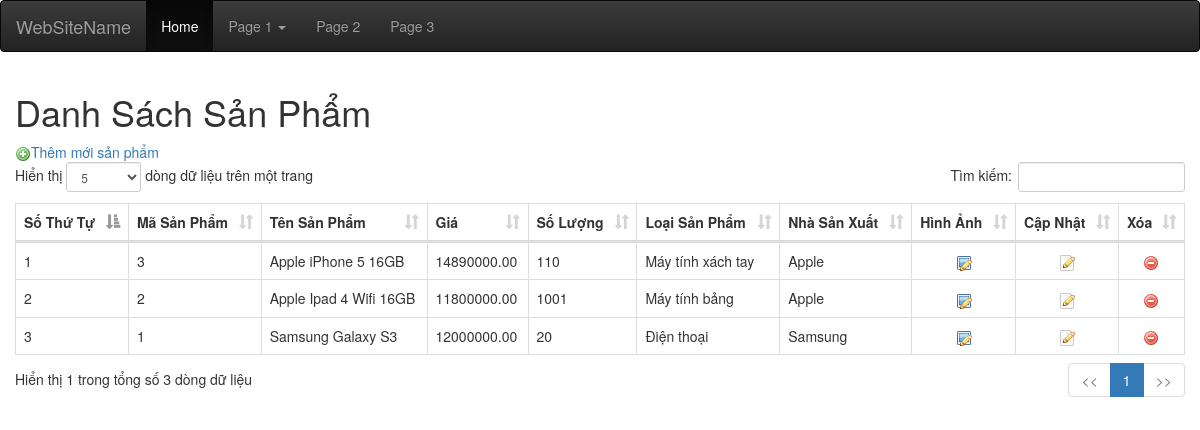
/quanly_sanpham.php, run on the app's committed database.
### tables this page shows
CREATE TABLE `sanpham` (
  `sp_ma` int(11) NOT NULL,
  `sp_ten` varchar(100) NOT NULL,
  `sp_gia` decimal(12,2) DEFAULT NULL,
  `sp_giacu` decimal(12,2) DEFAULT NULL,
  `sp_mota_ngan` varchar(1000) NOT NULL,
  `sp_mota_chitiet` text,
  `sp_ngaycapnhat` datetime NOT NULL,
  `sp_soluong` int(11) DEFAULT NULL,
  `lsp_ma` int(11) NOT NULL,
  `nsx_ma` int(11) NOT NULL,
  `km_ma` int(11) DEFAULT NULL
);

CREATE TABLE `loaisanpham` (
  `lsp_ma` int(11) NOT NULL,
  `lsp_ten` varchar(100) NOT NULL,
  `lsp_mota` varchar(255) DEFAULT NULL
);

CREATE TABLE `nhasanxuat` (
  `nsx_ma` int(11) NOT NULL,
  `nsx_ten` varchar(100) DEFAULT NULL,
  `nsx_mota` varchar(45) DEFAULT NULL
);

### model/database.php (called while the page is built, shortened)
<?php
class database
{
	public $conn = '';
	public $sql = '';
	public function database()
	{
		$this->conn = new PDO('mysql:host=localhost; dbname=cusc', 'root', '');
		$this->conn->query('set names "utf8"');
	}
	public function setQuery($sql)
	{
		$this->sql = $sql;
	}
	public function execute($options=array())
	{
		$this->cursor = $this->conn->prepare($this->sql);
		$this->cursor->execute();
		return $this->cursor;
	}
	public function loadAllRow($options=array())
	{
		if(!$options)
		{
			if(!$result = $this->execute())
			{
				return false;
			}
		}
		else
		{
			if(!$result = $this->execute($options))
			{
				return false;
			}
		}
		return $result->fetchAll(PDO::FETCH_OBJ);
	}
}
?>

### controller/c_sanpham.php (called while the page is built, shortened)
<?php
	include("model/m_sanpham.php");
	class C_sanpham
	{
		function hienthidanhsachSP()
		{
			$m_sanpham = new M_sanpham();
			return $m_sanpham->hienthidanhsach();
		}
	}
?>

### model/m_sanpham.php (called while the page is built, shortened)
<?php
	include("database.php");
	class M_sanpham extends database
	{
		function hienthidanhsach()
		{
			$sql = "
			select sp_ma,sp_ten,sp_gia,sp_soluong,lsp_ten,nsx_ten
			from sanpham,loaisanpham,nhasanxuat
			where loaisanpham.lsp_ma = sanpham.lsp_ma and nhasanxuat.nsx_ma = sanpham.nsx_ma
			order by sp_ma desc";
			return $this->loadAllRow();
		}
	}
?>

### quanly_sanpham.php (the view, shortened to what this page needs)
<?php include("header.php") ?>
<?php include("controller/c_sanpham.php") ?>
	<div class="container">
		<div class="row">
				<h1>Danh Sách Sản Phẩm</h1>
				<div>
					<a href="quanly_sanpham_themmoi.php"><img src="public/images/add.png">Thêm mới sản phẩm</a>
				</div>
				<table id="datatable" class="table table-hover table-bordered">
					<thead>
						<tr>
							<th>Số Thứ Tự</th>
							<th>Mã Sản Phẩm</th>
							<th>Tên Sản Phẩm</th>
							<th>Giá</th>
							<th>Số Lượng</th>
							<th>Loại Sản Phẩm</th>
							<th>Nhà Sản Xuất</th>
							<th>Hình Ảnh</th>
							<th>Cập Nhật</th>
							<th>Xóa</th>
						</tr>
					</thead>
					<tbody>
						<?php
							$c_sanpham = new C_sanpham();
							$result = $c_sanpham->hienthidanhsachSP();
							$stt = 1;
							for($i = 0; $i < count($result); $i++)
							{
						?>
							<tr>
								<td><?php echo $stt ?></td>
								<td><?php echo $result[$i]->sp_ma ?></td>
								<td><?php echo $result[$i]->sp_ten ?></td>
								<td><?php echo $result[$i]->sp_gia ?></td>
								<td><?php echo $result[$i]->sp_soluong ?></td>
								<td><?php echo $result[$i]->lsp_ten ?></td>
								<td><?php echo $result[$i]->nsx_ten ?></td>
								<td align='center'><a href="quanly_sanpham_hinhanh.php?masp=<?php echo $result[$i]->sp_ma ?>"><img src="public/images/image_edit.png"></a></td>
								<td align='center'><a href="quanly_sanpham_capnhat.php?masp=<?php echo $result[$i]->sp_ma ?>"><img src="public/images/edit.png"></a></td>
								<td align='center'><a href="?masp=<?php echo $result[$i]->sp_ma ?>" onclick="return deleteConfirm()"><img src="public/images/delete.png"></a></td>
							</tr>
						<?php
							$stt++;
							}
						?>
					</tbody>
				</table>
		</div>
	</div>
<?php include("footer.php") ?>

### data on the page
sanpham: sp_ma "3", sp_ten "Apple iPhone 5 16GB", sp_gia "14890000.00", sp_soluong "110", lsp_ma.lsp_ten "Máy tính xách tay", nsx_ma.nsx_ten "Apple"
sanpham: sp_ma "2", sp_ten "Apple Ipad 4 Wifi 16GB", sp_gia "11800000.00", sp_soluong "1001", lsp_ma.lsp_ten "Máy tính bảng", nsx_ma.nsx_ten "Apple"
sanpham: sp_ma "1", sp_ten "Samsung Galaxy S3", sp_gia "12000000.00", sp_soluong "20", lsp_ma.lsp_ten "Điện thoại", nsx_ma.nsx_ten "Samsung"
